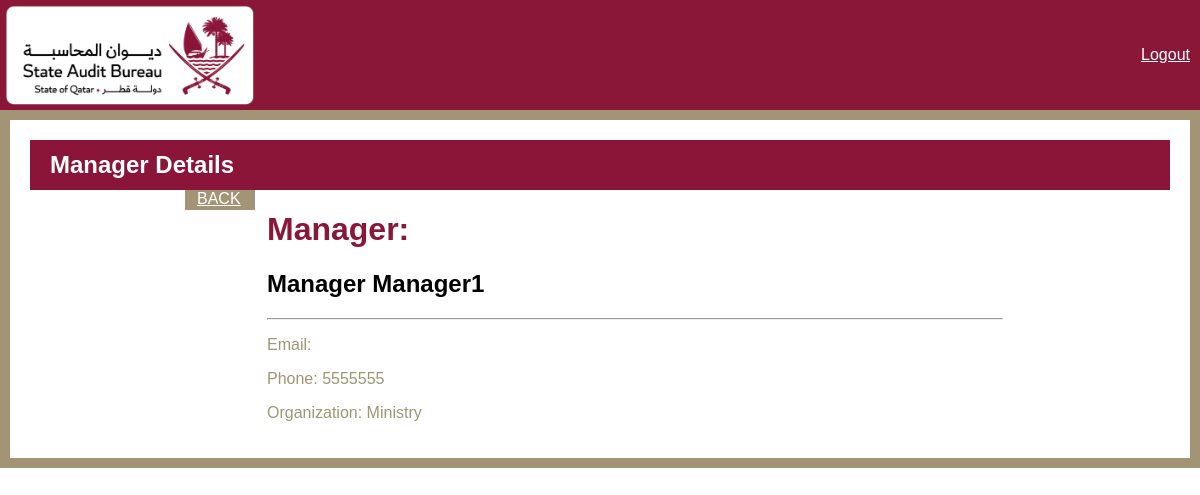
The page /manager/3/ on the database its author committed.
### base/models.py (models this page shows)
class Manager(models.Model):
    manager = models.OneToOneField(CustomUser, on_delete=models.CASCADE)
    phone = models.CharField(max_length=100)
    organization = models.CharField(max_length=100)
    def __str__(self):
            return self.manager.first_name + ' ' + self.manager.last_name

### accounts/models.py (models this page shows, shortened)
class CustomUser(AbstractUser):
    username = models.CharField(max_length=11, unique=True)
    email = models.EmailField(max_length=254)
    first_name = models.CharField(max_length=30)
    last_name = models.CharField(max_length=30)
    ROLE_CHOICES = (
        ('trainee', 'Trainee'),
        ('admin', 'Admin'),
        ('manager', 'Manager'),
    )
    role = models.CharField(max_length=10, choices=ROLE_CHOICES, default="trainee")
    secret_key = models.CharField(max_length=16, blank=True, null=True)
    USERNAME_FIELD = "username"
    REQUIRED_FIELDS = "email", "first_name", "last_name", "role"

### base/views.py (the view)
# urls.py: path('manager/<int:pk>/', ManagerDetail.as_view(), name="manager"),
class ManagerDetail(DetailView):
    model = Manager
    template_name = 'base/admin_dashboard/manager_detail.html'
    context_object_name = 'manager'

### base/templates/base/admin_dashboard/manager_detail.html (shortened to what this page needs)
{% load static %}
<!DOCTYPE html>
<html>
   <head>
      <link rel="stylesheet" href="https://cdnjs.cloudflare.com/ajax/libs/font-awesome/6.3.0/css/all.min.css" />
	    <link rel="stylesheet" href="https://cdnjs.cloudflare.com/ajax/libs/bootstrap/5.3.0-alpha1/css/bootstrap-grid.min.css" />
    <link rel="stylesheet" href="{% static 'css/reg_style.css' %}">
</head>
   <body>
    <div class="header">
      <div class="logo">
         <img src="{% static 'img/primary-rgb-state-audit-bureau-1@2x.png' %}" alt="Logo">
        </div>
        <div class="language-toggle">
          <span ><a  style="color:white;"class="hello-msg" href="{% url 'logout' %}">Logout</a></span>
       </div>
    </div>
    <div class="gold-border container-fluid">
      <div class="maroon-bar">
        <h2>Manager Details</h2>
      </div>
      <div class="container">
        <div class="row justify-content-center">
          <a class="btn btn-primary" style="width: 70px; height:20px; color:white;" href="{% url 'managers' %}">BACK</a>
          <div class="col-md-8">
            <div class="card">
              <div class="card-header">
                <h1 style="color:#8A1738" > Manager:</h1>
                <h2 style="color:#000">{{manager}}</h2>
                <hr/>
              </div>
              <div class="card-body" >
                <p> Email: {{manager.email}}</p>
                <p> Phone: {{manager.phone}}</p>
                <p> Organization: {{manager.organization}}</p>
              </div>
            </div>
          </div>
        </div>
      </div>
    </div>
</body>
</html>

### base/static/css/reg_style.css (style rules this page uses)
* { box-sizing: border-box; }
body { margin: 0; font-family: sans-serif; color: #A29475; }
.header { display: flex; justify-content: space-between; align-items: center; padding: 10px; background-color: #8A1738; height: 110px; }
.logo img { height: 100px; left: 5px; position: absolute; top: 5px; }
.btn-primary { background-color: #A29475 !important; border-color: #A29475 !important; }

### base/templates/base/admin_dashboard/manager_detail.html (style rules this page uses)
body { margin: 20px; background-color: #fff; }
.gold-border { border: 10px solid#A29475; padding: 20px; background-color: #fff; }
.maroon-bar { background-color: #8A1538; color: #fff; height: 50px; display: flex; align-items: center; justify-content: flex-start; padding: 0 20px; }
.maroon-bar h2 { margin: 0; font-weight: bold; font-size: 24px; }

### rows shown on the page
Manager: manager.last_name "Manager Manager1", phone "5555555", organization "Ministry"
